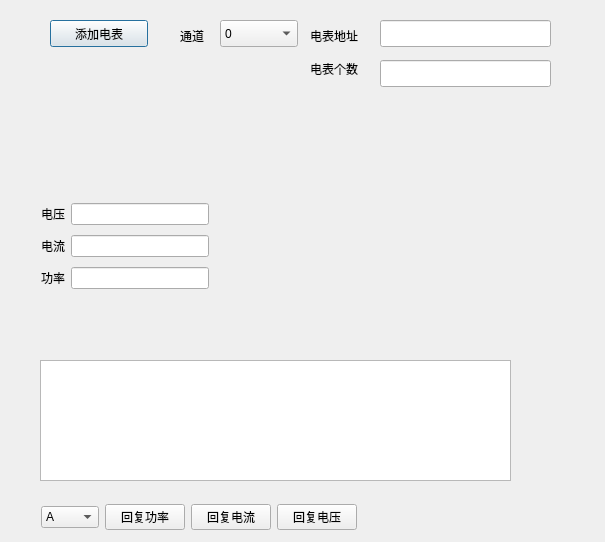
<?xml version="1.0" encoding="UTF-8"?>
<ui version="4.0">
 <class>MeterTestDialog</class>
 <widget class="QDialog" name="MeterTestDialog">
  <property name="geometry">
   <rect>
    <x>0</x>
    <y>0</y>
    <width>605</width>
    <height>542</height>
   </rect>
  </property>
  <property name="windowTitle">
   <string>Dialog</string>
  </property>
  <widget class="QTextEdit" name="textEdit">
   <property name="geometry">
    <rect>
     <x>40</x>
     <y>360</y>
     <width>471</width>
     <height>121</height>
    </rect>
   </property>
  </widget>
  <widget class="QPushButton" name="pushButton_2">
   <property name="geometry">
    <rect>
     <x>50</x>
     <y>20</y>
     <width>98</width>
     <height>27</height>
    </rect>
   </property>
   <property name="text">
    <string>添加电表</string>
   </property>
   <property name="type" stdset="0">
    <number>0</number>
   </property>
  </widget>
  <widget class="QComboBox" name="comboBox_2">
   <property name="geometry">
    <rect>
     <x>220</x>
     <y>20</y>
     <width>78</width>
     <height>27</height>
    </rect>
   </property>
   <item>
    <property name="text">
     <string>0</string>
    </property>
   </item>
   <item>
    <property name="text">
     <string>1</string>
    </property>
   </item>
  </widget>
  <widget class="QLineEdit" name="lineEdit_4">
   <property name="geometry">
    <rect>
     <x>380</x>
     <y>20</y>
     <width>171</width>
     <height>27</height>
    </rect>
   </property>
  </widget>
  <widget class="QLabel" name="label_4">
   <property name="geometry">
    <rect>
     <x>310</x>
     <y>20</y>
     <width>66</width>
     <height>31</height>
    </rect>
   </property>
   <property name="text">
    <string>电表地址</string>
   </property>
  </widget>
  <widget class="QLabel" name="label_5">
   <property name="geometry">
    <rect>
     <x>180</x>
     <y>20</y>
     <width>41</width>
     <height>31</height>
    </rect>
   </property>
   <property name="text">
    <string>通道</string>
   </property>
  </widget>
  <widget class="QLabel" name="label_6">
   <property name="geometry">
    <rect>
     <x>310</x>
     <y>60</y>
     <width>66</width>
     <height>17</height>
    </rect>
   </property>
   <property name="text">
    <string>电表个数</string>
   </property>
  </widget>
  <widget class="QLineEdit" name="lineEdit_5">
   <property name="geometry">
    <rect>
     <x>380</x>
     <y>60</y>
     <width>171</width>
     <height>27</height>
    </rect>
   </property>
  </widget>
  <widget class="QWidget" name="">
   <property name="geometry">
    <rect>
     <x>41</x>
     <y>199</y>
     <width>168</width>
     <height>95</height>
    </rect>
   </property>
   <layout class="QGridLayout" name="gridLayout">
    <item row="0" column="0">
     <widget class="QLabel" name="label">
      <property name="text">
       <string>电压</string>
      </property>
      <property name="type" stdset="0">
       <number>0</number>
      </property>
     </widget>
    </item>
    <item row="0" column="1">
     <widget class="QLineEdit" name="lineEdit"/>
    </item>
    <item row="1" column="0">
     <widget class="QLabel" name="label_2">
      <property name="text">
       <string>电流</string>
      </property>
     </widget>
    </item>
    <item row="1" column="1">
     <widget class="QLineEdit" name="lineEdit_2"/>
    </item>
    <item row="2" column="0">
     <widget class="QLabel" name="label_3">
      <property name="text">
       <string>功率</string>
      </property>
     </widget>
    </item>
    <item row="2" column="1">
     <widget class="QLineEdit" name="lineEdit_3"/>
    </item>
   </layout>
  </widget>
  <widget class="QWidget" name="">
   <property name="geometry">
    <rect>
     <x>41</x>
     <y>501</y>
     <width>316</width>
     <height>32</height>
    </rect>
   </property>
   <layout class="QGridLayout" name="gridLayout_2">
    <item row="0" column="0">
     <widget class="QComboBox" name="comboBox">
      <item>
       <property name="text">
        <string>A</string>
       </property>
      </item>
      <item>
       <property name="text">
        <string>B</string>
       </property>
      </item>
     </widget>
    </item>
    <item row="0" column="1">
     <widget class="QPushButton" name="pushButton_1">
      <property name="text">
       <string>回复功率</string>
      </property>
     </widget>
    </item>
    <item row="0" column="2">
     <widget class="QPushButton" name="pushButton">
      <property name="text">
       <string>回复电流</string>
      </property>
     </widget>
    </item>
    <item row="0" column="3">
     <widget class="QPushButton" name="pushButton_4">
      <property name="text">
       <string>回复电压</string>
      </property>
     </widget>
    </item>
   </layout>
  </widget>
 </widget>
 <resources/>
 <connections/>
</ui>
